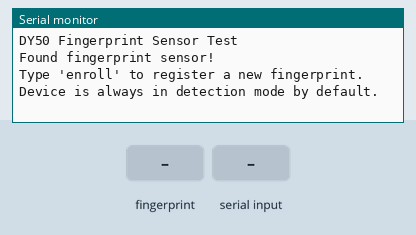
Bench run of a sketch on a simulated Arduino Uno, built with avr-gcc and run on an emulated ATmega328P. On the bench: the last lines printed to the serial monitor. Inputs (shaded band) come from the test bench.

Above: at 2.2 s.
2.3 s: finger stored as number 1 placed on the sensor
At 3.3 s:
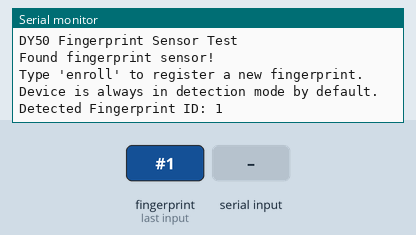
4.1 s: "enroll\n" received over Serial
At 5.8 s:
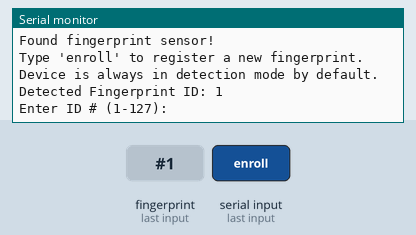
6.1 s: "90,45\n" received over Serial
At 6.7 s:
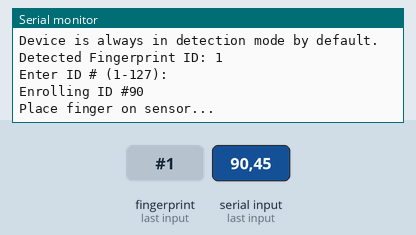
7.6 s: finger stored as number 1 placed on the sensor
At 8.6 s:
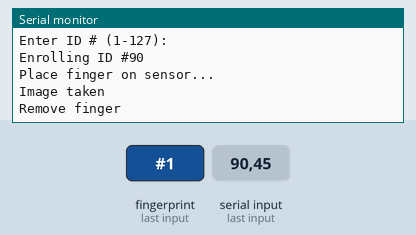
11.4 s: finger stored as number 1 placed on the sensor
At 13.5 s:
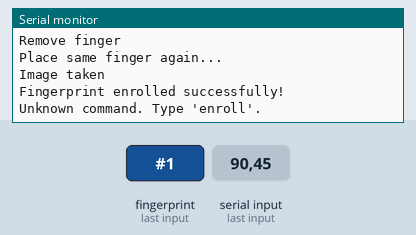

Measured:
- after the input at 2.3 s, the serial monitor: prints a new line after 0.40 s (image 1)
- after the input at 4.1 s, the serial monitor: prints a new line after 0.60 s (image 2)
- after the input at 6.1 s, the serial monitor: prints a new line at once (image 3)
- after the input at 7.6 s, the serial monitor: prints a new line at once (image 4)
- after the input at 11.4 s, the serial monitor: prints a new line after 0.06 s (image 5)

The sketch:

hardware.ino
```cpp
#include <Adafruit_Fingerprint.h>
#include <SoftwareSerial.h>

// Pin definitions for UNO R3
#define RX_PIN 2  // Connect to TX of DY50
#define TX_PIN 3  // Connect to RX of DY50

SoftwareSerial fingerSerial(RX_PIN, TX_PIN);
Adafruit_Fingerprint finger = Adafruit_Fingerprint(&fingerSerial);

void setup() {
  Serial.begin(9600);
  while (!Serial);  // For Leonardo/Micro/Zero
  Serial.println("\nDY50 Fingerprint Sensor Test");

  finger.begin(57600);
  if (finger.verifyPassword()) {
    Serial.println("Found fingerprint sensor!");
  } else {
    Serial.println("Did not find fingerprint sensor :(");
    while (1) { delay(1); }
  }
  Serial.println("Type 'enroll' to register a new fingerprint.");
  Serial.println("Device is always in detection mode by default.");
}

void loop() {
  static bool enrolling = false;
  if (Serial.available()) {
    String cmd = Serial.readStringUntil('\n');
    cmd.trim();
    if (cmd == "enroll") {
      enrolling = true;
      Serial.println("Enter ID # (1-127):");
      while (!Serial.available());
      int enrollID = Serial.parseInt();
      if (enrollID < 1 || enrollID > 127) {
        Serial.println("Invalid ID. Must be 1-127.");
      } else {
        enrollFingerprint(enrollID);
      }
      enrolling = false;
    } else {
      Serial.println("Unknown command. Type 'enroll'.");
    }
  }
  if (!enrolling) {
    int id = getFingerprintID();
    if (id >= 0) {
      Serial.print("Detected Fingerprint ID: ");
      Serial.println(id);
      delay(2000); // Wait before next scan to avoid multiple triggers
    } else {
      // Check if a finger was placed but not recognized
      uint8_t p = finger.getImage();
      if (p == FINGERPRINT_OK) {
        // Finger placed but not matched
        Serial.println("Unregistered fingerprint detected.");
        delay(2000); // Wait before next scan
        // Clear the finger from the sensor
        while (finger.getImage() != FINGERPRINT_NOFINGER) { delay(50); }
      } else {
        delay(200);
      }
    }
  }
}
// Enroll a fingerprint with the given ID
void enrollFingerprint(int id) {
  int p = -1;
  Serial.print("Enrolling ID #"); Serial.println(id);
  Serial.println("Place finger on sensor...");
  while (p != FINGERPRINT_OK) {
    p = finger.getImage();
    if (p == FINGERPRINT_OK) {
      Serial.println("Image taken");
    } else if (p == FINGERPRINT_NOFINGER) {
      // waiting
    } else if (p == FINGERPRINT_PACKETRECIEVEERR) {
      Serial.println("Communication error");
    } else if (p == FINGERPRINT_IMAGEFAIL) {
      Serial.println("Imaging error");
    } else {
      Serial.println("Unknown error");
    }
    delay(100);
  }
  // Convert image to template
  p = finger.image2Tz(1);
  if (p != FINGERPRINT_OK) {
    Serial.println("Image conversion failed");
    return;
  }
  Serial.println("Remove finger");
  delay(2000);
  while (finger.getImage() != FINGERPRINT_NOFINGER) { delay(100); }
  Serial.println("Place same finger again...");
  p = -1;
  while (p != FINGERPRINT_OK) {
    p = finger.getImage();
    if (p == FINGERPRINT_OK) {
      Serial.println("Image taken");
    } else if (p == FINGERPRINT_NOFINGER) {
      // waiting
    } else if (p == FINGERPRINT_PACKETRECIEVEERR) {
      Serial.println("Communication error");
    } else if (p == FINGERPRINT_IMAGEFAIL) {
      Serial.println("Imaging error");
    } else {
      Serial.println("Unknown error");
    }
    delay(100);
  }
  // Convert image to template
  p = finger.image2Tz(2);
  if (p != FINGERPRINT_OK) {
    Serial.println("Image conversion failed");
    return;
  }
  // Create model
  p = finger.createModel();
  if (p != FINGERPRINT_OK) {
    Serial.println("Model creation failed");
    return;
  }
  // Store model
  p = finger.storeModel(id);
  if (p == FINGERPRINT_OK) {
    Serial.println("Fingerprint enrolled successfully!");
  } else {
    Serial.println("Enrollment failed");
  }
}

int getFingerprintID() {
  uint8_t p = finger.getImage();
  if (p != FINGERPRINT_OK) return -1;

  p = finger.image2Tz();
  if (p != FINGERPRINT_OK) return -1;

  p = finger.fingerSearch();
  if (p == FINGERPRINT_OK) {
    return finger.fingerID;
  } else {
    return -1;
  }
}
```
